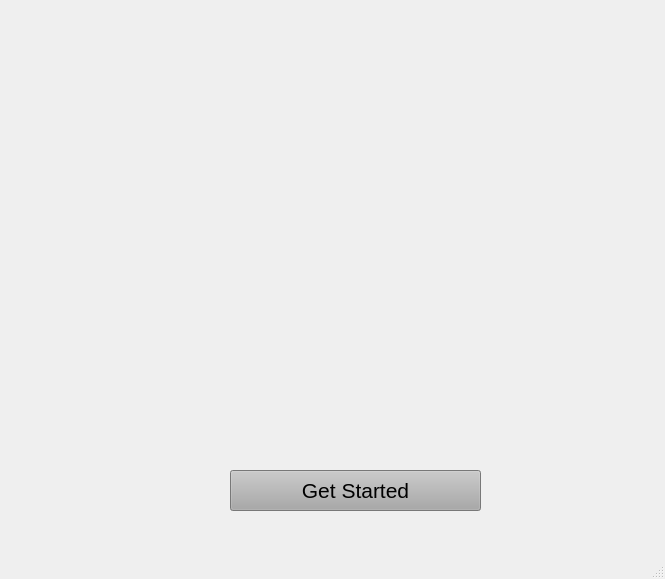
<?xml version="1.0" encoding="UTF-8"?>
<ui version="4.0">
 <class>MainWindow</class>
 <widget class="QMainWindow" name="MainWindow">
  <property name="geometry">
   <rect>
    <x>0</x>
    <y>0</y>
    <width>665</width>
    <height>579</height>
   </rect>
  </property>
  <property name="windowTitle">
   <string>MainWindow</string>
  </property>
  <widget class="QWidget" name="centralwidget">
   <widget class="QLabel" name="label">
    <property name="geometry">
     <rect>
      <x>0</x>
      <y>0</y>
      <width>671</width>
      <height>551</height>
     </rect>
    </property>
    <property name="text">
     <string/>
    </property>
    <property name="pixmap">
     <pixmap>1.1.png</pixmap>
    </property>
   </widget>
   <widget class="QPushButton" name="pushButton">
    <property name="enabled">
     <bool>true</bool>
    </property>
    <property name="geometry">
     <rect>
      <x>230</x>
      <y>470</y>
      <width>251</width>
      <height>41</height>
     </rect>
    </property>
    <property name="font">
     <font>
      <pointsize>16</pointsize>
     </font>
    </property>
    <property name="autoFillBackground">
     <bool>false</bool>
    </property>
    <property name="styleSheet">
     <string notr="true">background-color: rgb(168, 168, 168);</string>
    </property>
    <property name="text">
     <string>Get Started</string>
    </property>
   </widget>
  </widget>
  <widget class="QMenuBar" name="menubar">
   <property name="geometry">
    <rect>
     <x>0</x>
     <y>0</y>
     <width>665</width>
     <height>21</height>
    </rect>
   </property>
  </widget>
  <widget class="QStatusBar" name="statusbar"/>
 </widget>
 <resources/>
 <connections/>
</ui>
